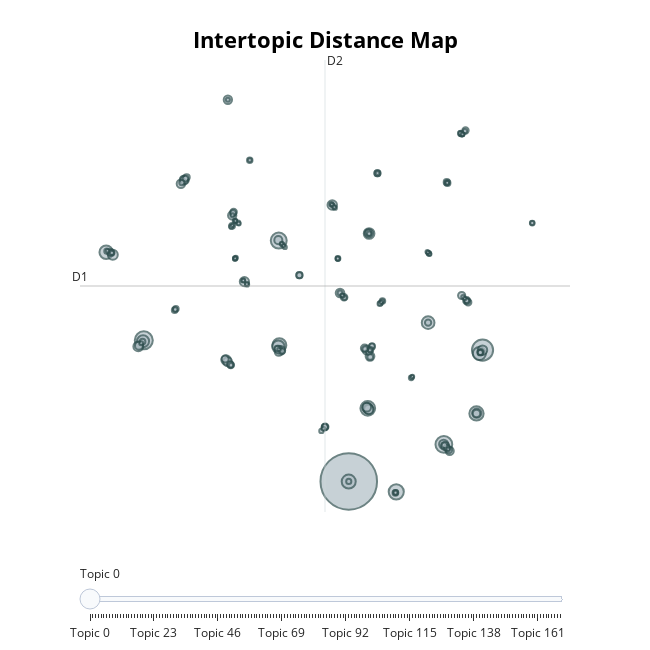

Notebook code for this chart:
### Code cell
topic_model.visualize_topics()

### Figure 1 — Plotly figure (JSON) as saved in the notebook; plotly's stock layout.template omitted (floating-point values rounded to 4 significant figures; data arrays with more than 128 entries replaced by an {"elided": "..."} marker saying what was removed)
{"data": [{"customdata": {"elided": "170x3 mixed values"}, "hovertemplate": "<b>Topic %{customdata[0]}</b><br>Words: %{customdata[1]}<br>Size: %{customdata[2]}", "legendgroup": "", "marker": {"color": "#B0BEC5", "line": {"color": "DarkSlateGrey", "width": 2}, "size": {"elided": "170 int values"}, "sizemode": "area", "sizeref": 1.808, "symbol": "circle"}, "mode": "markers", "name": "", "orientation": "v", "showlegend": false, "type": "scatter", "x": {"elided": "170 float values"}, "xaxis": "x", "y": {"elided": "170 float values"}, "yaxis": "y"}], "layout": {"annotations": [{"showarrow": false, "text": "D1", "x": -15.86, "y": 5.742, "yshift": 10}, {"showarrow": false, "text": "D2", "x": 3.511, "xshift": 10, "y": 22.24}], "height": 650, "hoverlabel": {"bgcolor": "white", "font": {"family": "Rockwell", "size": 16}}, "legend": {"itemsizing": "constant", "tracegroupgap": 0}, "margin": {"t": 60}, "shapes": [{"line": {"color": "#CFD8DC", "width": 2}, "type": "line", "x0": 3.511, "x1": 3.511, "y0": -10.76, "y1": 22.24}, {"line": {"color": "#9E9E9E", "width": 2}, "type": "line", "x0": -15.86, "x1": 22.88, "y0": 5.742, "y1": 5.742}], "sliders": [{"active": 0, "pad": {"t": 50}, "steps": [{"args": [{"marker.color": {"elided": "1x170 str values"}}], "label": "Topic 0", "method": "update"}, {"args": [{"marker.color": {"elided": "1x170 str values"}}], "label": "Topic 1", "method": "update"}, {"args": [{"marker.color": {"elided": "1x170 str values"}}], "label": "Topic 2", "method": "update"}, {"args": [{"marker.color": {"elided": "1x170 str values"}}], "label": "Topic 3", "method": "update"}, {"args": [{"marker.color": {"elided": "1x170 str values"}}], "label": "Topic 4", "method": "update"}, {"args": [{"marker.color": {"elided": "1x170 str values"}}], "label": "Topic 5", "method": "update"}, {"args": [{"marker.color": {"elided": "1x170 str values"}}], "label": "Topic 6", "method": "update"}, {"args": [{"marker.color": {"elided": "1x170 str values"}}], "label": "Topic 7", "method": "update"}, {"args": [{"marker.color": {"elided": "1x170 str values"}}], "label": "Topic 8", "method": "update"}, {"args": [{"marker.color": {"elided": "1x170 str values"}}], "label": "Topic 9", "method": "update"}, {"args": [{"marker.color": {"elided": "1x170 str values"}}], "label": "Topic 10", "method": "update"}, {"args": [{"marker.color": {"elided": "1x170 str values"}}], "label": "Topic 11", "method": "update"}, {"args": [{"marker.color": {"elided": "1x170 str values"}}], "label": "Topic 12", "method": "update"}, {"args": [{"marker.color": {"elided": "1x170 str values"}}], "label": "Topic 13", "method": "update"}, {"args": [{"marker.color": {"elided": "1x170 str values"}}], "label": "Topic 14", "method": "update"}, {"args": [{"marker.color": {"elided": "1x170 str values"}}], "label": "Topic 15", "method": "update"}, {"args": [{"marker.color": {"elided": "1x170 str values"}}], "label": "Topic 16", "method": "update"}, {"args": [{"marker.color": {"elided": "1x170 str values"}}], "label": "Topic 17", "method": "update"}, {"args": [{"marker.color": {"elided": "1x170 str values"}}], "label": "Topic 18", "method": "update"}, {"args": [{"marker.color": {"elided": "1x170 str values"}}], "label": "Topic 19", "method": "update"}, {"args": [{"marker.color": {"elided": "1x170 str values"}}], "label": "Topic 20", "method": "update"}, {"args": [{"marker.color": {"elided": "1x170 str values"}}], "label": "Topic 21", "method": "update"}, {"args": [{"marker.color": {"elided": "1x170 str values"}}], "label": "Topic 22", "method": "update"}, {"args": [{"marker.color": {"elided": "1x170 str values"}}], "label": "Topic 23", "method": "update"}, {"args": [{"marker.color": {"elided": "1x170 str values"}}], "label": "Topic 24", "method": "update"}, {"args": [{"marker.color": {"elided": "1x170 str values"}}], "label": "Topic 25", "method": "update"}, {"args": [{"marker.color": {"elided": "1x170 str values"}}], "label": "Topic 26", "method": "update"}, {"args": [{"marker.color": {"elided": "1x170 str values"}}], "label": "Topic 27", "method": "update"}, {"args": [{"marker.color": {"elided": "1x170 str values"}}], "label": "Topic 28", "method": "update"}, {"args": [{"marker.color": {"elided": "1x170 str values"}}], "label": "Topic 29", "method": "update"}, {"args": [{"marker.color": {"elided": "1x170 str values"}}], "label": "Topic 30", "method": "update"}, {"args": [{"marker.color": {"elided": "1x170 str values"}}], "label": "Topic 31", "method": "update"}, {"args": [{"marker.color": {"elided": "1x170 str values"}}], "label": "Topic 32", "method": "update"}, {"args": [{"marker.color": {"elided": "1x170 str values"}}], "label": "Topic 33", "method": "update"}, {"args": [{"marker.color": {"elided": "1x170 str values"}}], "label": "Topic 34", "method": "update"}, {"args": [{"marker.color": {"elided": "1x170 str values"}}], "label": "Topic 35", "method": "update"}, {"args": [{"marker.color": {"elided": "1x170 str values"}}], "label": "Topic 36", "method": "update"}, {"args": [{"marker.color": {"elided": "1x170 str values"}}], "label": "Topic 37", "method": "update"}, {"args": [{"marker.color": {"elided": "1x170 str values"}}], "label": "Topic 38", "method": "update"}, {"args": [{"marker.color": {"elided": "1x170 str values"}}], "label": "Topic 39", "method": "update"}, {"args": [{"marker.color": {"elided": "1x170 str values"}}], "label": "Topic 40", "method": "update"}, {"args": [{"marker.color": {"elided": "1x170 str values"}}], "label": "Topic 41", "method": "update"}, {"args": [{"marker.color": {"elided": "1x170 str values"}}], "label": "Topic 42", "method": "update"}, {"args": [{"marker.color": {"elided": "1x170 str values"}}], "label": "Topic 43", "method": "update"}, {"args": [{"marker.color": {"elided": "1x170 str values"}}], "label": "Topic 44", "method": "update"}, {"args": [{"marker.color": {"elided": "1x170 str values"}}], "label": "Topic 45", "method": "update"}, {"args": [{"marker.color": {"elided": "1x170 str values"}}], "label": "Topic 46", "method": "update"}, {"args": [{"marker.color": {"elided": "1x170 str values"}}], "label": "Topic 47", "method": "update"}, {"args": [{"marker.color": {"elided": "1x170 str values"}}], "label": "Topic 48", "method": "update"}, {"args": [{"marker.color": {"elided": "1x170 str values"}}], "label": "Topic 49", "method": "update"}, {"args": [{"marker.color": {"elided": "1x170 str values"}}], "label": "Topic 50", "method": "update"}, {"args": [{"marker.color": {"elided": "1x170 str values"}}], "label": "Topic 51", "method": "update"}, {"args": [{"marker.color": {"elided": "1x170 str values"}}], "label": "Topic 52", "method": "update"}, {"args": [{"marker.color": {"elided": "1x170 str values"}}], "label": "Topic 53", "method": "update"}, {"args": [{"marker.color": {"elided": "1x170 str values"}}], "label": "Topic 54", "method": "update"}, {"args": [{"marker.color": {"elided": "1x170 str values"}}], "label": "Topic 55", "method": "update"}, {"args": [{"marker.color": {"elided": "1x170 str values"}}], "label": "Topic 56", "method": "update"}, {"args": [{"marker.color": {"elided": "1x170 str values"}}], "label": "Topic 57", "method": "update"}, {"args": [{"marker.color": {"elided": "1x170 str values"}}], "label": "Topic 58", "method": "update"}, {"args": [{"marker.color": {"elided": "1x170 str values"}}], "label": "Topic 59", "method": "update"}, {"args": [{"marker.color": {"elided": "1x170 str values"}}], "label": "Topic 60", "method": "update"}, {"args": [{"marker.color": {"elided": "1x170 str values"}}], "label": "Topic 61", "method": "update"}, {"args": [{"marker.color": {"elided": "1x170 str values"}}], "label": "Topic 62", "method": "update"}, {"args": [{"marker.color": {"elided": "1x170 str values"}}], "label": "Topic 63", "method": "update"}, {"args": [{"marker.color": {"elided": "1x170 str values"}}], "label": "Topic 64", "method": "update"}, {"args": [{"marker.color": {"elided": "1x170 str values"}}], "label": "Topic 65", "method": "update"}, {"args": [{"marker.color": {"elided": "1x170 str values"}}], "label": "Topic 66", "method": "update"}, {"args": [{"marker.color": {"elided": "1x170 str values"}}], "label": "Topic 67", "method": "update"}, {"args": [{"marker.color": {"elided": "1x170 str values"}}], "label": "Topic 68", "method": "update"}, {"args": [{"marker.color": {"elided": "1x170 str values"}}], "label": "Topic 69", "method": "update"}, {"args": [{"marker.color": {"elided": "1x170 str values"}}], "label": "Topic 70", "method": "update"}, {"args": [{"marker.color": {"elided": "1x170 str values"}}], "label": "Topic 71", "method": "update"}, {"args": [{"marker.color": {"elided": "1x170 str values"}}], "label": "Topic 72", "method": "update"}, {"args": [{"marker.color": {"elided": "1x170 str values"}}], "label": "Topic 73", "method": "update"}, {"args": [{"marker.color": {"elided": "1x170 str values"}}], "label": "Topic 74", "method": "update"}, {"args": [{"marker.color": {"elided": "1x170 str values"}}], "label": "Topic 75", "method": "update"}, {"args": [{"marker.color": {"elided": "1x170 str values"}}], "label": "Topic 76", "method": "update"}, {"args": [{"marker.color": {"elided": "1x170 str values"}}], "label": "Topic 77", "method": "update"}, {"args": [{"marker.color": {"elided": "1x170 str values"}}], "label": "Topic 78", "method": "update"}, {"args": [{"marker.color": {"elided": "1x170 str values"}}], "label": "Topic 79", "method": "update"}, {"args": [{"marker.color": {"elided": "1x170 str values"}}], "label": "Topic 80", "method": "update"}, {"args": [{"marker.color": {"elided": "1x170 str values"}}], "label": "Topic 81", "method": "update"}, {"args": [{"marker.color": {"elided": "1x170 str values"}}], "label": "Topic 82", "method": "update"}, {"args": [{"marker.color": {"elided": "1x170 str values"}}], "label": "Topic 83", "method": "update"}, {"args": [{"marker.color": {"elided": "1x170 str values"}}], "label": "Topic 84", "method": "update"}, {"args": [{"marker.color": {"elided": "1x170 str values"}}], "label": "Topic 85", "method": "update"}, {"args": [{"marker.color": {"elided": "1x170 str values"}}], "label": "Topic 86", "method": "update"}, {"args": [{"marker.color": {"elided": "1x170 str values"}}], "label": "Topic 87", "method": "update"}, {"args": [{"marker.color": {"elided": "1x170 str values"}}], "label": "Topic 88", "method": "update"}, {"args": [{"marker.color": {"elided": "1x170 str values"}}], "label": "Topic 89", "method": "update"}, {"args": [{"marker.color": {"elided": "1x170 str values"}}], "label": "Topic 90", "method": "update"}, {"args": [{"marker.color": {"elided": "1x170 str values"}}], "label": "Topic 91", "method": "update"}, {"args": [{"marker.color": {"elided": "1x170 str values"}}], "label": "Topic 92", "method": "update"}, {"args": [{"marker.color": {"elided": "1x170 str values"}}], "label": "Topic 93", "method": "update"}, {"args": [{"marker.color": {"elided": "1x170 str values"}}], "label": "Topic 94", "method": "update"}, {"args": [{"marker.color": {"elided": "1x170 str values"}}], "label": "Topic 95", "method": "update"}, {"args": [{"marker.color": {"elided": "1x170 str values"}}], "label": "Topic 96", "method": "update"}, {"args": [{"marker.color": {"elided": "1x170 str values"}}], "label": "Topic 97", "method": "update"}, {"args": [{"marker.color": {"elided": "1x170 str values"}}], "label": "Topic 98", "method": "update"}, {"args": [{"marker.color": {"elided": "1x170 str values"}}], "label": "Topic 99", "method": "update"}, {"args": [{"marker.color": {"elided": "1x170 str values"}}], "label": "Topic 100", "method": "update"}, {"args": [{"marker.color": {"elided": "1x170 str values"}}], "label": "Topic 101", "method": "update"}, {"args": [{"marker.color": {"elided": "1x170 str values"}}], "label": "Topic 102", "method": "update"}, {"args": [{"marker.color": {"elided": "1x170 str values"}}], "label": "Topic 103", "method": "update"}, {"args": [{"marker.color": {"elided": "1x170 str values"}}], "label": "Topic 104", "method": "update"}, {"args": [{"marker.color": {"elided": "1x170 str values"}}], "label": "Topic 105", "method": "update"}, {"args": [{"marker.color": {"elided": "1x170 str values"}}], "label": "Topic 106", "method": "update"}, {"args": [{"marker.color": {"elided": "1x170 str values"}}], "label": "Topic 107", "method": "update"}, {"args": [{"marker.color": {"elided": "1x170 str values"}}], "label": "Topic 108", "method": "update"}, {"args": [{"marker.color": {"elided": "1x170 str values"}}], "label": "Topic 109", "method": "update"}, {"args": [{"marker.color": {"elided": "1x170 str values"}}], "label": "Topic 110", "method": "update"}, {"args": [{"marker.color": {"elided": "1x170 str values"}}], "label": "Topic 111", "method": "update"}, {"args": [{"marker.color": {"elided": "1x170 str values"}}], "label": "Topic 112", "method": "update"}, {"args": [{"marker.color": {"elided": "1x170 str values"}}], "label": "Topic 113", "method": "update"}, {"args": [{"marker.color": {"elided": "1x170 str values"}}], "label": "Topic 114", "method": "update"}, {"args": [{"marker.color": {"elided": "1x170 str values"}}], "label": "Topic 115", "method": "update"}, {"args": [{"marker.color": {"elided": "1x170 str values"}}], "label": "Topic 116", "method": "update"}, {"args": [{"marker.color": {"elided": "1x170 str values"}}], "label": "Topic 117", "method": "update"}, {"args": [{"marker.color": {"elided": "1x170 str values"}}], "label": "Topic 118", "method": "update"}, {"args": [{"marker.color": {"elided": "1x170 str values"}}], "label": "Topic 119", "method": "update"}, {"args": [{"marker.color": {"elided": "1x170 str values"}}], "label": "Topic 120", "method": "update"}, {"args": [{"marker.color": {"elided": "1x170 str values"}}], "label": "Topic 121", "method": "update"}, {"args": [{"marker.color": {"elided": "1x170 str values"}}], "label": "Topic 122", "method": "update"}, {"args": [{"marker.color": {"elided": "1x170 str values"}}], "label": "Topic 123", "method": "update"}, {"args": [{"marker.color": {"elided": "1x170 str values"}}], "label": "Topic 124", "method": "update"}, {"args": [{"marker.color": {"elided": "1x170 str values"}}], "label": "Topic 125", "method": "update"}, {"args": [{"marker.color": {"elided": "1x170 str values"}}], "label": "Topic 126", "method": "update"}, {"args": [{"marker.color": {"elided": "1x170 str values"}}], "label": "Topic 127", "method": "update"}, {"args": [{"marker.color": {"elided": "1x170 str values"}}], "label": "Topic 128", "method": "update"}, {"args": [{"marker.color": {"elided": "1x170 str values"}}], "label": "Topic 129", "method": "update"}, {"args": [{"marker.color": {"elided": "1x170 str values"}}], "label": "Topic 130", "method": "update"}, {"args": [{"marker.color": {"elided": "1x170 str values"}}], "label": "Topic 131", "method": "update"}, {"args": [{"marker.color": {"elided": "1x170 str values"}}], "label": "Topic 132", "method": "update"}, {"args": [{"marker.color": {"elided": "1x170 str values"}}], "label": "Topic 133", "method": "update"}, {"args": [{"marker.color": {"elided": "1x170 str values"}}], "label": "Topic 134", "method": "update"}, {"args": [{"marker.color": {"elided": "1x170 str values"}}], "label": "Topic 135", "method": "update"}, {"args": [{"marker.color": {"elided": "1x170 str values"}}], "label": "Topic 136", "method": "update"}, {"args": [{"marker.color": {"elided": "1x170 str values"}}], "label": "Topic 137", "method": "update"}, {"args": [{"marker.color": {"elided": "1x170 str values"}}], "label": "Topic 138", "method": "update"}, {"args": [{"marker.color": {"elided": "1x170 str values"}}], "label": "Topic 139", "method": "update"}, {"args": [{"marker.color": {"elided": "1x170 str values"}}], "label": "Topic 140", "method": "update"}, {"args": [{"marker.color": {"elided": "1x170 str values"}}], "label": "Topic 141", "method": "update"}, {"args": [{"marker.color": {"elided": "1x170 str values"}}], "label": "Topic 142", "method": "update"}, {"args": [{"marker.color": {"elided": "1x170 str values"}}], "label": "Topic 143", "method": "update"}, {"args": [{"marker.color": {"elided": "1x170 str values"}}], "label": "Topic 144", "method": "update"}, {"args": [{"marker.color": {"elided": "1x170 str values"}}], "label": "Topic 145", "method": "update"}, {"args": [{"marker.color": {"elided": "1x170 str values"}}], "label": "Topic 146", "method": "update"}, {"args": [{"marker.color": {"elided": "1x170 str values"}}], "label": "Topic 147", "method": "update"}, {"args": [{"marker.color": {"elided": "1x170 str values"}}], "label": "Topic 148", "method": "update"}, {"args": [{"marker.color": {"elided": "1x170 str values"}}], "label": "Topic 149", "method": "update"}, {"args": [{"marker.color": {"elided": "1x170 str values"}}], "label": "Topic 150", "method": "update"}, {"args": [{"marker.color": {"elided": "1x170 str values"}}], "label": "Topic 151", "method": "update"}, {"args": [{"marker.color": {"elided": "1x170 str values"}}], "label": "Topic 152", "method": "update"}, {"args": [{"marker.color": {"elided": "1x170 str values"}}], "label": "Topic 153", "method": "update"}, {"args": [{"marker.color": {"elided": "1x170 str values"}}], "label": "Topic 154", "method": "update"}, {"args": [{"marker.color": {"elided": "1x170 str values"}}], "label": "Topic 155", "method": "update"}, {"args": [{"marker.color": {"elided": "1x170 str values"}}], "label": "Topic 156", "method": "update"}, {"args": [{"marker.color": {"elided": "1x170 str values"}}], "label": "Topic 157", "method": "update"}, {"args": [{"marker.color": {"elided": "1x170 str values"}}], "label": "Topic 158", "method": "update"}, {"args": [{"marker.color": {"elided": "1x170 str values"}}], "label": "Topic 159", "method": "update"}, {"args": [{"marker.color": {"elided": "1x170 str values"}}], "label": "Topic 160", "method": "update"}, {"args": [{"marker.color": {"elided": "1x170 str values"}}], "label": "Topic 161", "method": "update"}, {"args": [{"marker.color": {"elided": "1x170 str values"}}], "label": "Topic 162", "method": "update"}, {"args": [{"marker.color": {"elided": "1x170 str values"}}], "label": "Topic 163", "method": "update"}, {"args": [{"marker.color": {"elided": "1x170 str values"}}], "label": "Topic 164", "method": "update"}, {"args": [{"marker.color": {"elided": "1x170 str values"}}], "label": "Topic 165", "method": "update"}, {"args": [{"marker.color": {"elided": "1x170 str values"}}], "label": "Topic 166", "method": "update"}, {"args": [{"marker.color": {"elided": "1x170 str values"}}], "label": "Topic 167", "method": "update"}, {"args": [{"marker.color": {"elided": "1x170 str values"}}], "label": "Topic 168", "method": "update"}, {"args": [{"marker.color": {"elided": "1x170 str values"}}], "label": "Topic 169", "method": "update"}]}], "title": {"font": {"color": "Black", "size": 22}, "text": "<b>Intertopic Distance Map", "x": 0.5, "xanchor": "center", "y": 0.95, "yanchor": "top"}, "width": 650, "xaxis": {"anchor": "y", "domain": [0, 1], "range": [-15.86, 22.88], "title": {"text": ""}, "visible": false}, "yaxis": {"anchor": "x", "domain": [0, 1], "range": [-10.76, 22.24], "title": {"text": ""}, "visible": false}}}
